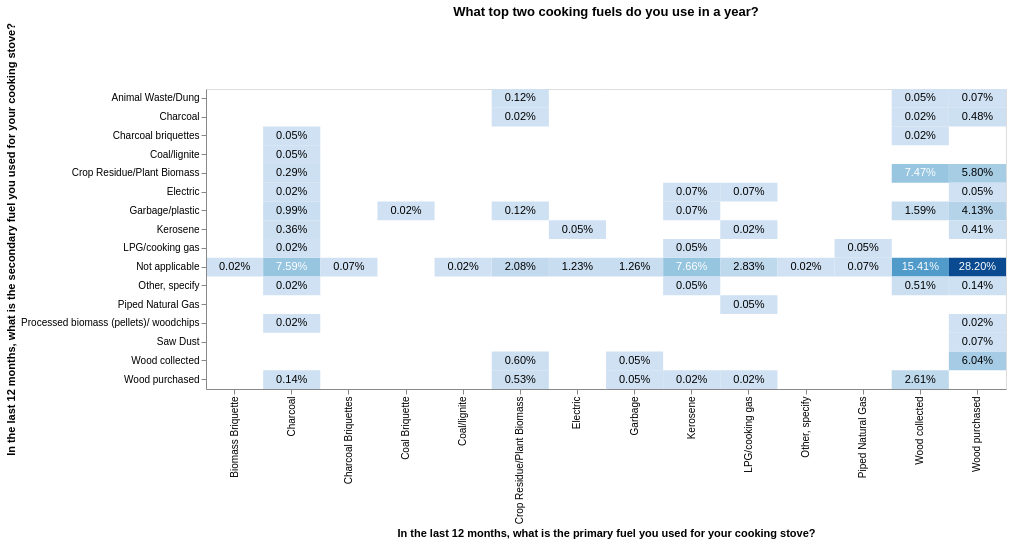

The specification (Vega-Lite) saved for this image:
### Vega-Lite specification from a JSON file in a GitHub repository (floating-point values rounded to 4 significant figures; data arrays with more than 128 entries replaced by an {"elided": "..."} marker saying what was removed)
{"config": {"view": {"continuousWidth": 400, "continuousHeight": 300}}, "layer": [{"mark": "rect", "encoding": {"color": {"type": "quantitative", "field": "chart_count", "legend": null, "scale": {"scheme": "blues"}}, "x": {"type": "ordinal", "field": "i19a", "scale": {"paddingInner": 0}, "title": "In the last 12 months, what is the primary fuel you used for your cooking stove?"}, "y": {"type": "ordinal", "field": "i19b", "scale": {"paddingInner": 0}, "title": "In the last 12 months, what is the secondary fuel you used for your cooking stove?"}}, "selection": {"selector003": {"type": "single", "fields": ["locality"], "bind": {"input": "select", "options": [null, 0, 1], "labels": ["National", "Urban", "Rural"], "name": "Locality Breakdown  "}}, "selector004": {"type": "single", "fields": ["elc_aggr_tier"], "bind": {"input": "select", "options": [null, "Tier 0", "Tier 1", "Tier 2", "Tier 3", "Tier 4", "Tier 5"], "labels": ["All Tiers", "Tier 0", "Tier 1", "Tier 2", "Tier 3", "Tier 4", "Tier 5"], "name": "Tiers  "}}}, "transform": [{"aggregate": [{"op": "count", "as": "chart_count"}], "groupby": ["i19a", "i19b"]}]}, {"mark": {"type": "text", "baseline": "middle"}, "encoding": {"color": {"condition": {"value": "black", "test": "(datum.chart_count < 300)"}, "value": "white"}, "text": {"type": "quantitative", "field": "pct", "format": ".2%"}, "x": {"type": "ordinal", "field": "i19a", "scale": {"paddingInner": 0}, "title": "In the last 12 months, what is the primary fuel you used for your cooking stove?"}, "y": {"type": "ordinal", "field": "i19b", "scale": {"paddingInner": 0}, "title": "In the last 12 months, what is the secondary fuel you used for your cooking stove?"}}, "transform": [{"aggregate": [{"op": "count", "as": "chart_count"}], "groupby": ["i19a", "i19b"]}, {"joinaggregate": [{"op": "count", "field": "chart_count", "as": "count"}], "groupby": ["i19a", "i19b"]}, {"calculate": "(datum.chart_count / 4139)", "as": "pct"}]}], "data": {"name": "data-0e0bfcc3917cd5073279aef7c253cd02"}, "height": 300, "title": {"text": ["What top two cooking fuels do you use in a year?"], "color": "black", "subtitleColor": "black"}, "transform": [{"filter": {"selection": "selector003"}}, {"filter": {"selection": "selector004"}}], "width": 800, "$schema": "https://vega.github.io/schema/vega-lite/v4.8.1.json", "datasets": {"data-0e0bfcc3917cd5073279aef7c253cd02": {"elided": "4139 records"}}}
